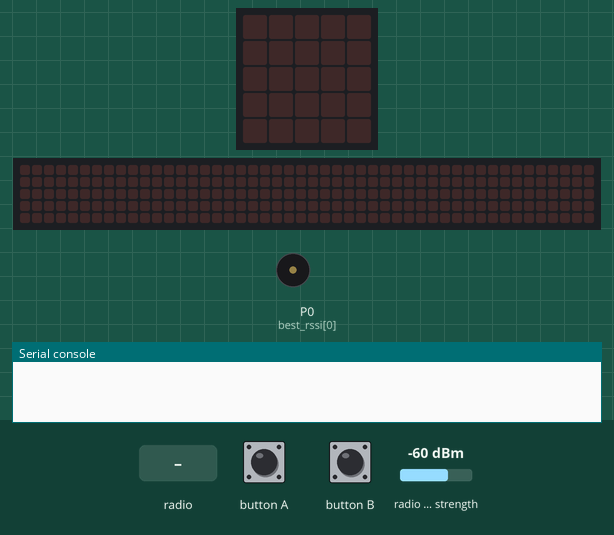
The program below on a simulated BBC micro:bit running MicroPython. On the bench: the board's 5×5 LED display, a strip that is not on the board, showing the scrolling text unrolled, buzzer (waves = sounding), the last lines printed to the serial console. The inputs (shaded band) are chosen by the test bench; at power-on: radio signal strength -60 dBm. No radio messages arrive unless stated (any console line starting 'radio sent:' is added by the test bench); the 48×5 strip is a reading aid, not a part: it shows the text the display is scrolling, unrolled, one strip-width of it at a time.

Above: at 9.4 s.
9.5 s: button B pressed for 0.15 s
At 9.81 s:
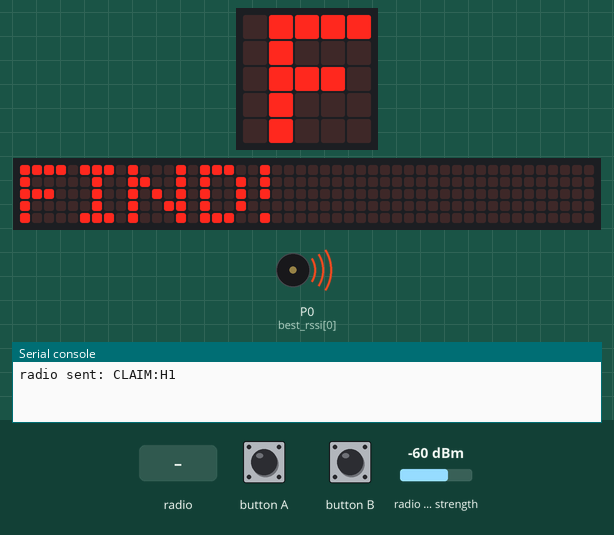
10.2 s: radio message "TRS:" arrives
At 10.42 s:
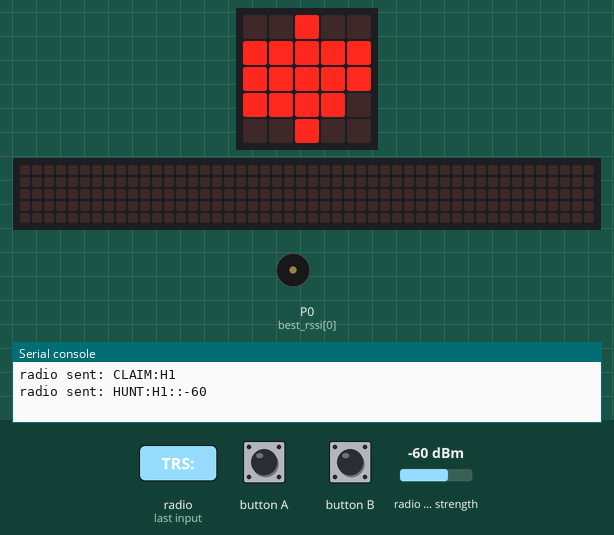
12.1 s: button A pressed for 0.15 s
At 12.3 s:
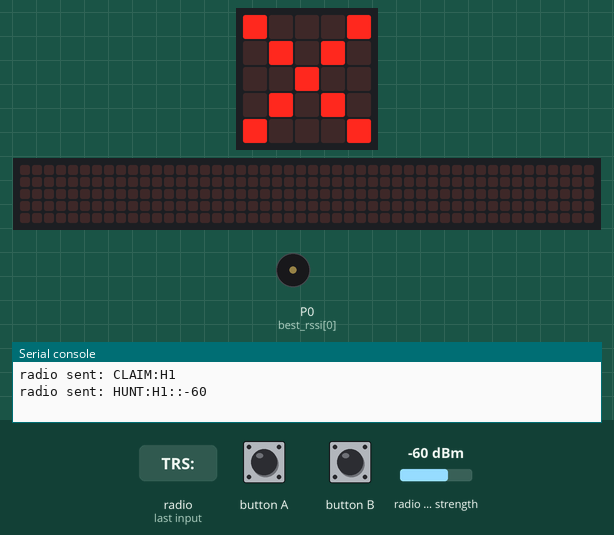
14.0 s: button B pressed for 1 s
At 14.56 s:
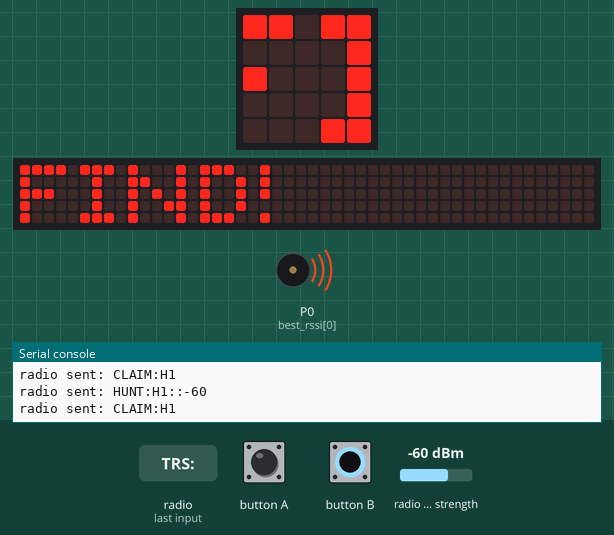
15.6 s: button A pressed for 1 s
At 15.82 s:
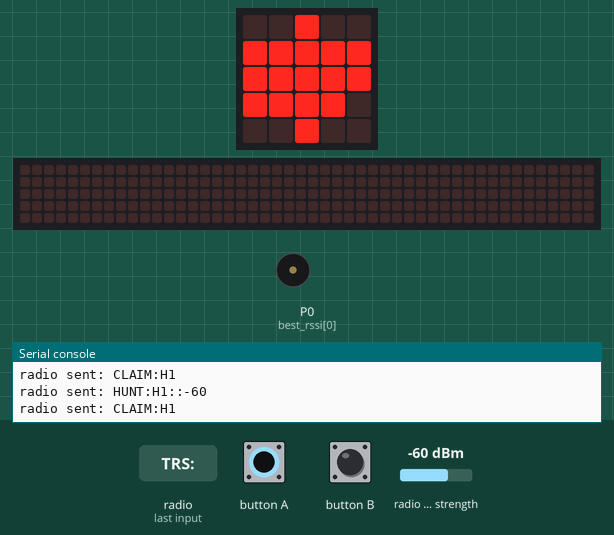
17.2 s: button B pressed for 0.15 s
At 19.38 s:
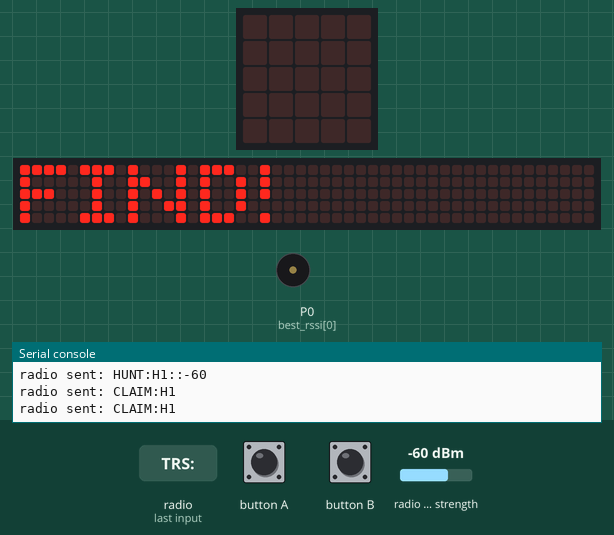
Timing chart, 0 to 21.1 s (numbered marks = the images above; inputs shaded):
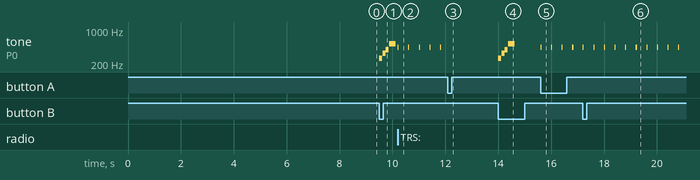

Measured:
- after the input at 9.5 s, tone on P0 (best_rssi[0]): plays 262 Hz for 0.12 s, 330 Hz for 0.12 s, 392 Hz for 0.12 s, 523 Hz for 0.24 s, starting at once; the display: first changes at once (image 1 shows a later state)
- after the input at 10.2 s, tone on P0 (best_rssi[0]): alternates 440 Hz for 0.04 s and silent for 0.36 s, starting at once; the display: changes at once (image 2)
- after the input at 12.1 s, tone on P0 (best_rssi[0]): stops changing and stays silent; the display: changes at once (image 3)
- after the input at 14.0 s, tone on P0 (best_rssi[0]): plays 262 Hz for 0.12 s, 330 Hz for 0.12 s, 392 Hz for 0.12 s, 523 Hz for 0.24 s, starting at once; the display: first changes at once (image 4 shows a later state)
- after the input at 15.6 s, tone on P0 (best_rssi[0]): alternates 440 Hz for 0.04 s and silent for 0.36 s, starting at once; the display: changes at once (image 5)
- after the input at 17.2 s, the display: first changes at once (image 6 shows a later state)

The program:

mb_hunter.py
```python
# mb_hunter.py - Treasure Hunt (test + full version - firmware is identical)
# Flash onto hunter micro:bits (battery powered, free to move).
# REUSE: this file is identical in treasure_hunt full version.
# RADIO_GROUP=42, RADIO_POWER=7

import radio
import music
import microbit
from microbit import display, button_a, button_b, Image, sleep, running_time
import random

# ---------------------------------------------------------------------------
# Calibration constants - CALIBRATE THIS each session with actual hardware
# ---------------------------------------------------------------------------
RSSI_HOT   = -50   # very close / found  <- CALIBRATE THIS each session
RSSI_WARM  = -65   # getting warmer       <- CALIBRATE THIS each session
RSSI_FLOOR = -80   # max useful range     <- CALIBRATE THIS each session

RADIO_GROUP = 42
RADIO_POWER = 7    # full power for hunters (free-moving)

SMOOTH_ALPHA         = 0.3   # exponential smoothing factor (0=no update, 1=instant)
REBROADCAST_INTERVAL = 500   # ms between HUNT re-broadcasts

# ---------------------------------------------------------------------------
# Sound — parking-sensor style (Option A)
# Beeps get faster and higher pitched as hunter gets closer to a treasure.
#
# CONTROLS (during gameplay only — Button A is free after ID assignment):
#   Button A = toggle mute on/off
#   Mute ON  → display briefly shows Image.NO then returns to LED fill
#   Mute OFF → display briefly shows Image.YES then returns to LED fill
#
# ZONES:
#   Silent  : no treasure in range (rssi <= RSSI_FLOOR)
#   COLD    : slow low beep  (~1.2s interval, 262 Hz — low C)
#   WARM    : medium beep    (~400ms interval, 440 Hz — A4)
#   HOT     : fast high beep (~120ms interval, 880 Hz — high A)
#   FOUND   : ascending jingle when CLAIM is sent
#
# To adjust beep speed: change BEEP_*_MS values below.
# To adjust pitch:      change PITCH_* values below (Hz).
# ---------------------------------------------------------------------------
sound_enabled = True   # mutable global — toggled by Button A

BEEP_DURATION = 40     # ms — short click-style beep (increase for longer tones)

BEEP_COLD_MS  = 1200   # ms between beeps in COLD zone  ← adjust for feel
BEEP_WARM_MS  = 400    # ms between beeps in WARM zone  ← adjust for feel
BEEP_HOT_MS   = 120    # ms between beeps in HOT zone   ← adjust for feel

PITCH_COLD  = 262      # Hz — low C  (far away)
PITCH_WARM  = 440      # Hz — A4     (getting warmer)
PITCH_HOT   = 880      # Hz — high A (very close)

# Short ascending jingle played when hunter sends a CLAIM
FOUND_JINGLE = ['C4:1', 'E4:1', 'G4:1', 'C5:2']


def current_sound_params(rssi):
    """
    Return (pitch_hz, interval_ms) for the current RSSI zone, or None if silent.
    Called every loop to decide whether to beep and at what frequency/rate.
    """
    if not sound_enabled:
        return None
    if rssi is None or rssi <= RSSI_FLOOR:
        return None                              # out of range — silent
    if rssi >= RSSI_HOT:
        return (PITCH_HOT,  BEEP_HOT_MS)        # HOT  — fast high beep
    if rssi >= RSSI_WARM:
        return (PITCH_WARM, BEEP_WARM_MS)       # WARM — medium beep
    return (PITCH_COLD, BEEP_COLD_MS)           # COLD — slow low beep


# ---------------------------------------------------------------------------
# Proximity LED: centre-outward fill (5×5 grid)
# Same pattern as pass_the_ball proximity display.
# PIXEL_ORDER: index 0 = centre pixel, outward rings after
# ---------------------------------------------------------------------------
PIXEL_ORDER = [
    (2, 2),                                          # centre
    (1, 2), (3, 2), (2, 1), (2, 3),                 # ring 1 (cardinal)
    (1, 1), (3, 1), (1, 3), (3, 3),                 # ring 1 (diagonal)
    (0, 2), (4, 2), (2, 0), (2, 4),                 # ring 2 (cardinal)
    (0, 1), (4, 1), (0, 3), (4, 3),
    (1, 0), (3, 0), (1, 4), (3, 4),
    (0, 0), (4, 0), (0, 4), (4, 4),                 # corners last
]

def proximity_image(rssi):
    """
    Return a 5×5 Image representing proximity.
    RSSI >= RSSI_HOT  → all 25 pixels lit (found!)
    RSSI <= RSSI_FLOOR → 1 pixel (faint signal)
    Linear interpolation between FLOOR and HOT.
    """
    if rssi is None or rssi <= RSSI_FLOOR:
        n_pixels = 1
    elif rssi >= RSSI_HOT:
        n_pixels = 25
    else:
        ratio = (rssi - RSSI_FLOOR) / float(RSSI_HOT - RSSI_FLOOR)
        n_pixels = max(1, int(ratio * 25))

    pixels = [[0] * 5 for _ in range(5)]
    for i, (col, row) in enumerate(PIXEL_ORDER):
        if i < n_pixels:
            pixels[row][col] = 9
        else:
            pixels[row][col] = 0

    rows = ["".join(str(pixels[r][c]) for c in range(5)) for r in range(5)]
    return Image(":".join(rows))

# ---------------------------------------------------------------------------
# ID assignment via Button A presses during 5-second boot window
# Button B confirms immediately (or wait 5 s for default H1)
# ---------------------------------------------------------------------------
def assign_id():
    display.scroll('H?', delay=60, wait=False)
    press_count = 0
    deadline = running_time() + 5000
    while running_time() < deadline:
        if button_a.was_pressed():
            press_count += 1
            display.show(str(press_count))
        if button_b.was_pressed():
            break
    hunter_num = max(1, min(5, press_count)) if press_count > 0 else 1
    return 'H{}'.format(hunter_num)

HUNTER_ID = assign_id()

# Boot animation
display.scroll('HUNT', delay=80)
display.scroll(HUNTER_ID, delay=80)

# ---------------------------------------------------------------------------
# Radio setup
# ---------------------------------------------------------------------------
radio.config(group=RADIO_GROUP, power=RADIO_POWER, queue=8, length=64)
radio.on()

# ---------------------------------------------------------------------------
# State
# ---------------------------------------------------------------------------
# Smoothed RSSI per treasure: { 'T1': -75.0, 'T2': -80.0, ... }
rssi_per_treasure = {}

# Nearest treasure tracking
nearest_treasure  = None
nearest_rssi      = None

# Re-broadcast scheduling
next_rebroadcast  = 0

# Claim state
claimed    = False
claim_time = 0

# Sound scheduling
last_beep  = 0

# ---------------------------------------------------------------------------
# Helper: MicroPython v2 bytes decoding (REQUIRED for receive_full)
# ---------------------------------------------------------------------------
def decode_packet(packet):
    """Return (text, rssi) or (None, None) if packet is invalid."""
    if packet is None:
        return None, None
    raw, rssi_val, _ = packet
    if isinstance(raw, bytes):
        text = "".join(chr(b) for b in raw[3:] if 32 <= b < 127).strip()
    else:
        text = str(raw).strip()
    return text, rssi_val

# ---------------------------------------------------------------------------
# Helper: exponential smoothing
# ---------------------------------------------------------------------------
def smooth(old, new_val, alpha=SMOOTH_ALPHA):
    if old is None:
        return float(new_val)
    return alpha * float(new_val) + (1.0 - alpha) * old

# ---------------------------------------------------------------------------
# Main loop
# ---------------------------------------------------------------------------
while True:
    now = running_time()

    # --- Button A: mute toggle (gameplay only — ID uses A at boot, not here) ---
    if button_a.was_pressed():
        sound_enabled = not sound_enabled
        if sound_enabled:
            music.pitch(880, 150, wait=False)   # short high beep = sound ON
        else:
            music.stop()
            display.show(Image.NO)              # brief mute indicator
            sleep(400)
        display.show(proximity_image(nearest_rssi))

    # --- Receive radio packets ---
    packet = radio.receive_full()
    text, rssi_val = decode_packet(packet)

    if text and text.startswith('TRS:'):
        # Format: TRS:T<id>
        parts = text.split(':')
        if len(parts) == 2:
            t_id = parts[1]   # e.g. 'T1'
            old  = rssi_per_treasure.get(t_id)
            rssi_per_treasure[t_id] = smooth(old, rssi_val)

            # Determine nearest (strongest RSSI)
            best_id   = None
            best_rssi = None
            for tid, r in rssi_per_treasure.items():
                if best_rssi is None or r > best_rssi:
                    best_rssi = r
                    best_id   = tid
            nearest_treasure = best_id
            nearest_rssi     = best_rssi

            # Re-broadcast proximity to nearest treasure only
            if now >= next_rebroadcast and nearest_treasure is not None:
                msg = 'HUNT:{}:{}:{}'.format(HUNTER_ID, nearest_treasure, int(nearest_rssi))
                radio.send(msg)
                next_rebroadcast = now + REBROADCAST_INTERVAL

            # Update LED
            display.show(proximity_image(nearest_rssi))

    # --- Button B: CLAIM ---
    if button_b.was_pressed():
        rssi_ok = (nearest_rssi is not None and nearest_rssi > RSSI_WARM)
        if rssi_ok or True:   # allow claim regardless; treasure validates proximity
            radio.send('CLAIM:{}'.format(HUNTER_ID))
            claimed    = True
            claim_time = now
            music.play(FOUND_JINGLE, wait=False)   # ascending jingle on claim
            display.scroll('FIND!', delay=80, wait=False)

    # --- Proximity sound: beep rate and pitch based on zone ---
    sound = current_sound_params(nearest_rssi)
    if sound:
        pitch_hz, interval_ms = sound
        if now - last_beep >= interval_ms:
            music.pitch(pitch_hz, BEEP_DURATION, wait=False)
            last_beep = now
```
